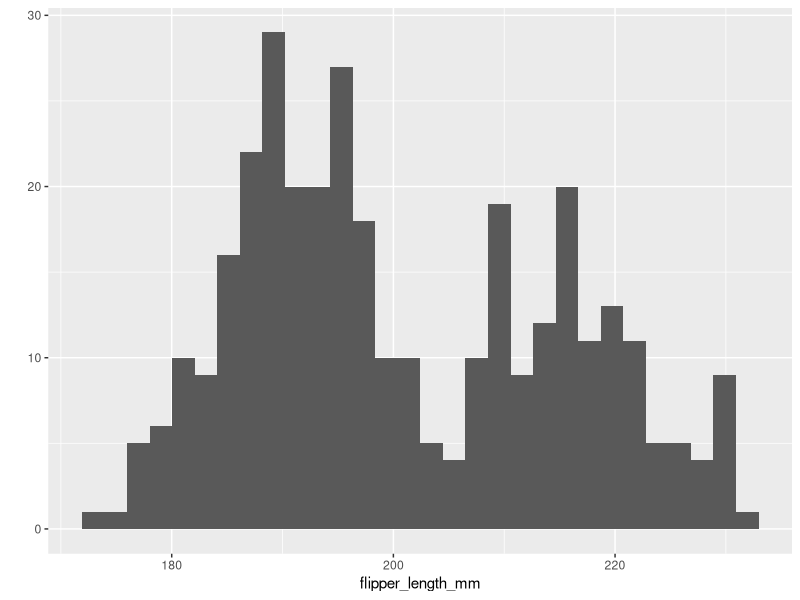
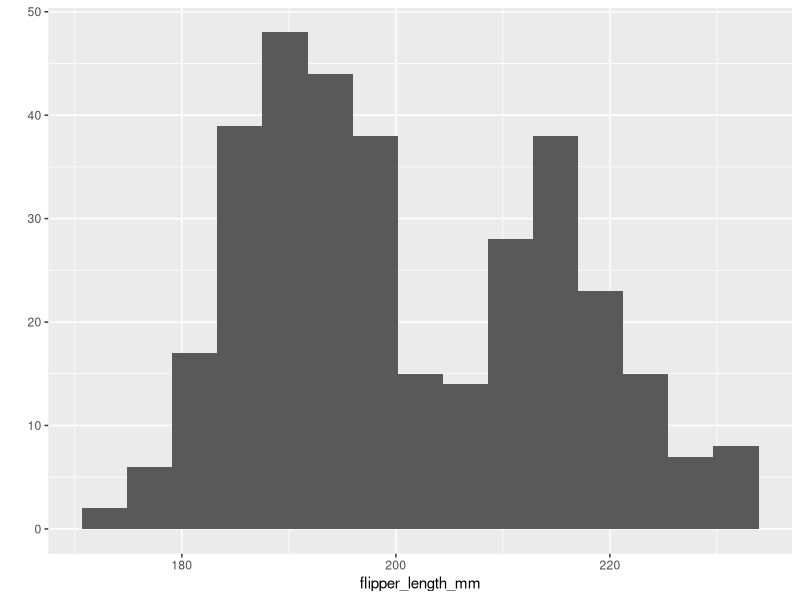
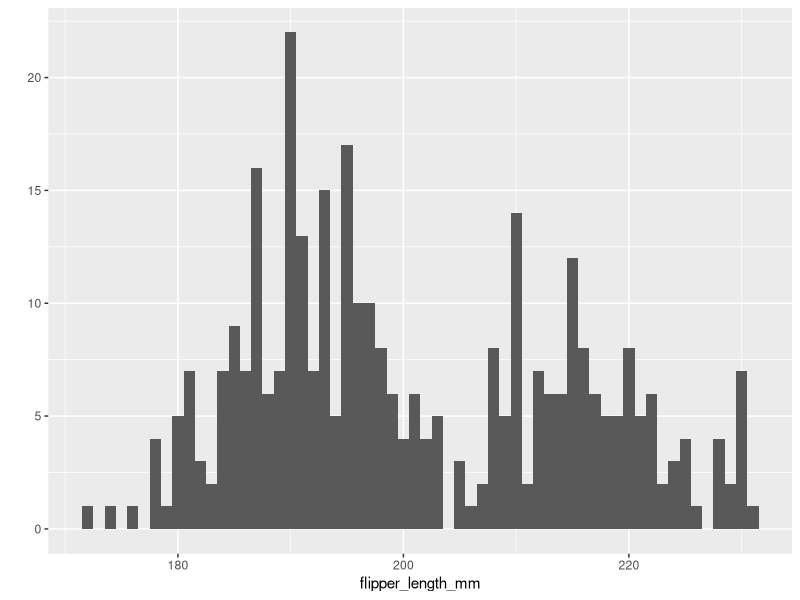
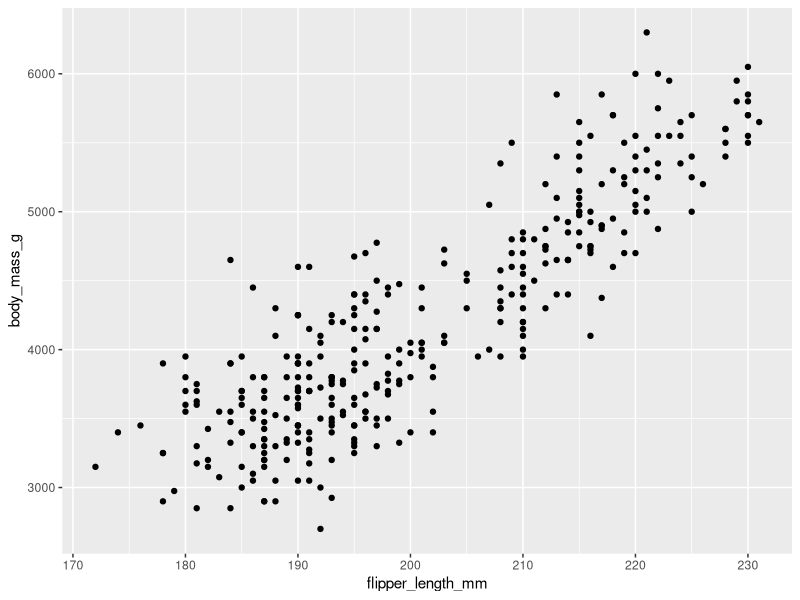
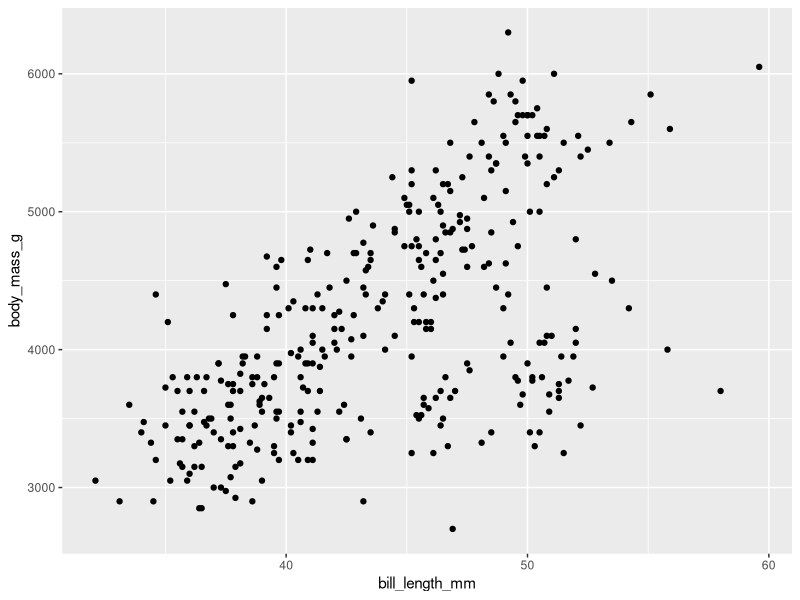
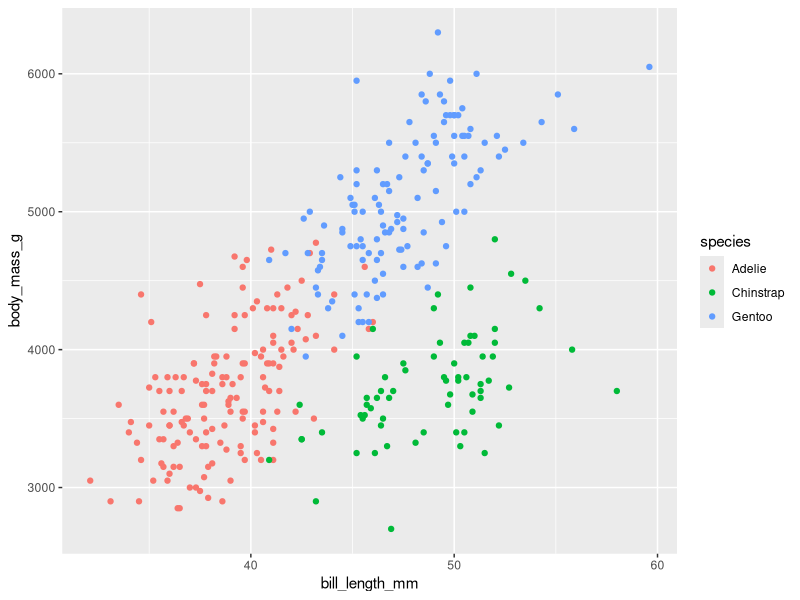

R code for these plots, in order:
## ---- chunk 1
# DO NOT ALTER THIS CHUNK
knitr::opts_chunk$set(
  echo = TRUE,
  eval = TRUE,
  fig.width = 5,
  fig.asp = 0.618,
  out.width = "70%",
  dpi = 120,
  fig.align = "center",
  cache = FALSE
)
# Load required packages
suppressPackageStartupMessages(library(tidyverse))
suppressPackageStartupMessages(library(palmerpenguins))
## ---- chunk 2
qplot(x=flipper_length_mm, data=penguins)
## ---- chunk 3
qplot(x=flipper_length_mm, data=penguins, bins=15)
## ---- chunk 4
qplot(x=flipper_length_mm, data=penguins, binwidth=1)
## ---- chunk 5
qplot(x=flipper_length_mm, y=body_mass_g, data=penguins)
## ---- chunk 6
qplot(x=bill_length_mm, y=body_mass_g, data=penguins)
## ---- chunk 7
qplot(x=bill_length_mm, y=body_mass_g, color=species, data=penguins)
